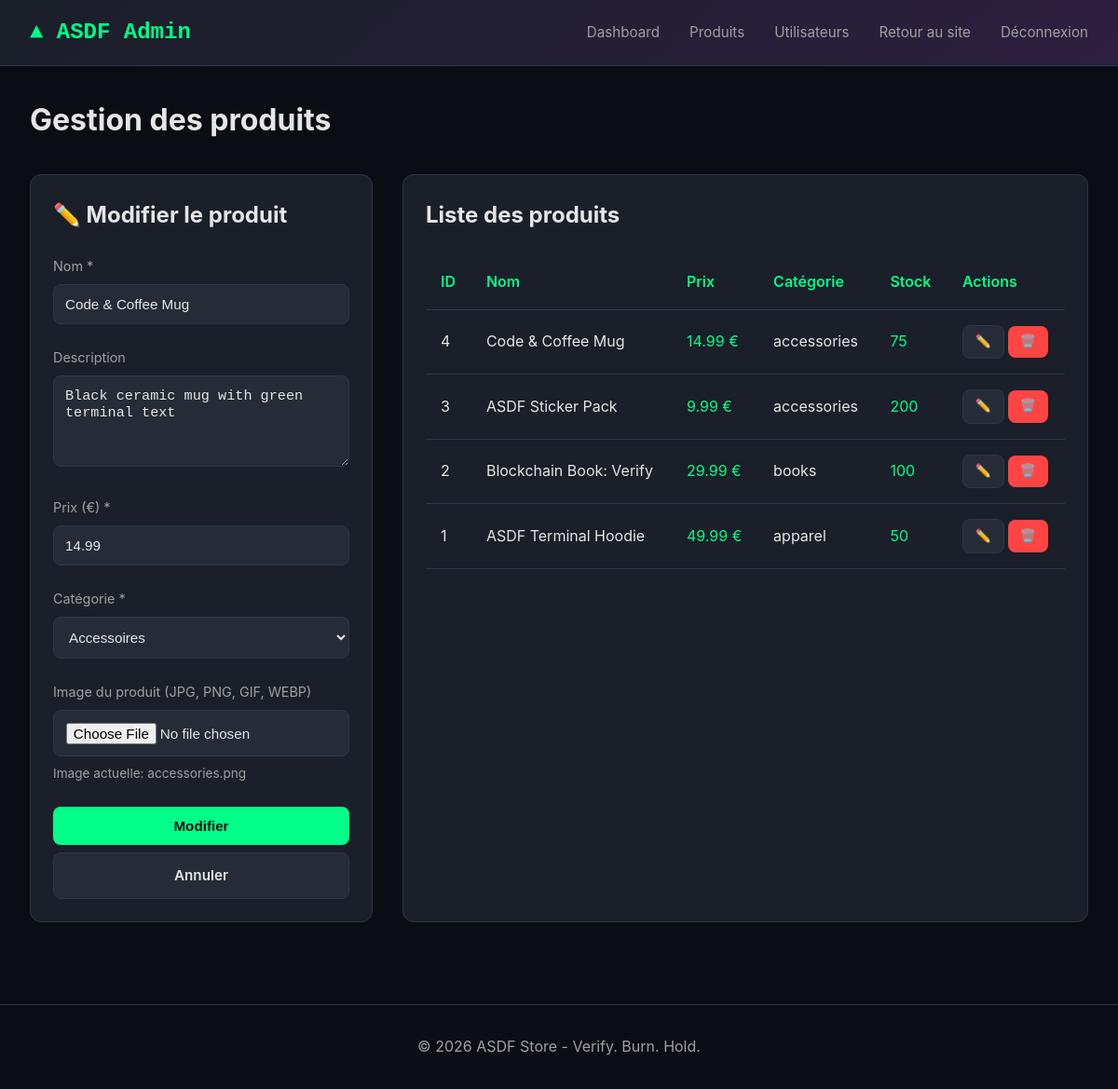
The app's page /admin/products.php?modifier=4 (signed in) with its own data.
### tables this page shows
CREATE TABLE IF NOT EXISTS items (
    id INT AUTO_INCREMENT PRIMARY KEY,
    nom VARCHAR(100) NOT NULL,
    description TEXT,
    prix DECIMAL(10,2) NOT NULL,
    categorie VARCHAR(50) NOT NULL,
    image VARCHAR(255) DEFAULT 'default.png',
    created_at TIMESTAMP DEFAULT CURRENT_TIMESTAMP,
    updated_at TIMESTAMP DEFAULT CURRENT_TIMESTAMP ON UPDATE CURRENT_TIMESTAMP,
    INDEX idx_categorie (categorie)
);

CREATE TABLE IF NOT EXISTS stock (
    id INT AUTO_INCREMENT PRIMARY KEY,
    item_id INT NOT NULL,
    quantite INT NOT NULL DEFAULT 0,
    FOREIGN KEY (item_id) REFERENCES items(id) ON DELETE CASCADE,
    UNIQUE KEY unique_item (item_id)
);

### includes/config.php (called while the page is built, shortened)
<?php
function echapper($str) {
    return htmlspecialchars($str ?? '', ENT_QUOTES, 'UTF-8');
}
function format_prix($prix) {
    return number_format($prix, 2, '.', ',') . ' €';
}

### admin/products.php (the view, shortened to what this page needs)
<?php
require_once '../includes/config.php';
$produit_edit = null;
if (isset($_GET['modifier'])) {
    $id = (int)$_GET['modifier'];
    $stmt = $pdo->prepare("SELECT * FROM items WHERE id = ?");
    $stmt->execute([$id]);
    $produit_edit = $stmt->fetch();
}
include '../includes/header-admin.php';
?>
<h1 style="margin-bottom: 2rem;">Gestion des produits</h1>
<div style="display: grid; grid-template-columns: 1fr 2fr; gap: 2rem;">
    <div class="card">
        <h2 style="margin-bottom: 1.5rem;">
            <?= $produit_edit ? '✏️ Modifier le produit' : '➕ Ajouter un produit' ?>
        </h2>
        <form method="POST" enctype="multipart/form-data">
            <div class="form-group">
                <label>Nom *</label>
                <input type="text" name="nom" value="<?= echapper($produit_edit['nom'] ?? '') ?>" required>
            </div>
            <div class="form-group">
                <label>Description</label>
                <textarea name="description" rows="4"><?= echapper($produit_edit['description'] ?? '') ?></textarea>
            </div>
            <div class="form-group">
                <label>Prix (€) *</label>
                <input type="number" name="prix" step="0.01" value="<?= echapper($produit_edit['prix'] ?? '') ?>" required>
            </div>
            <div class="form-group">
                <label>Catégorie *</label>
                <select name="categorie" required>
                    <option value="accessories" <?= ($produit_edit['categorie'] ?? '') === 'accessories' ? 'selected' : '' ?>>Accessoires</option>
                </select>
            </div>
            <div class="form-group">
                <label>Image du produit (JPG, PNG, GIF, WEBP)</label>
                <input type="file" name="image" accept="image/*" style="width: 100%; padding: 0.8rem; background: var(--bg-tertiary); border: 1px solid var(--border); color: var(--text-primary);">
                <?php if ($produit_edit && $produit_edit['image']): ?>
                    <p style="font-size: 0.85rem; color: var(--text-secondary); margin-top: 0.5rem;">
                        Image actuelle: <?= echapper($produit_edit['image']) ?>
                    </p>
                <?php endif; ?>
            </div>
            <button type="submit" name="<?= $produit_edit ? 'modifier' : 'ajouter' ?>" class="btn btn-primary" style="width: 100%;">
                <?= $produit_edit ? 'Modifier' : 'Ajouter' ?>
            </button>
            <?php if ($produit_edit): ?>
                <a href="products.php" class="btn btn-secondary" style="width: 100%; margin-top: 0.5rem; text-align: center;">
                    Annuler
                </a>
            <?php endif; ?>
        </form>
    </div>
    <div class="card">
        <h2 style="margin-bottom: 1.5rem;">Liste des produits</h2>
        <table>
            <thead>
                <tr>
                    <th>ID</th>
                    <th>Nom</th>
                    <th>Prix</th>
                    <th>Catégorie</th>
                    <th>Stock</th>
                    <th>Actions</th>
                </tr>
            </thead>
            <tbody>
                <?php
                $stmt = $pdo->query("
                    SELECT i.*, s.quantite
                    FROM items i
                    LEFT JOIN stock s ON i.id = s.item_id
                    ORDER BY i.id DESC
                ");
                while ($produit = $stmt->fetch()):
                ?>
                    <tr>
                        <td><?= $produit['id'] ?></td>
                        <td><?= echapper($produit['nom']) ?></td>
                        <td style="color: var(--accent);"><?= format_prix($produit['prix']) ?></td>
                        <td><?= echapper($produit['categorie']) ?></td>
                        <td>
                            <span style="color: <?= $produit['quantite'] > 0 ? 'var(--success)' : 'var(--danger)' ?>;">
                                <?= $produit['quantite'] ?? 0 ?>
                            </span>
                        </td>
                        <td>
                            <a href="products.php?modifier=<?= $produit['id'] ?>" class="btn btn-secondary" style="padding: 0.4rem 0.8rem; font-size: 0.85rem;">
                                ✏️
                            </a>
                            <a href="products.php?supprimer=<?= $produit['id'] ?>"
                               class="btn btn-danger"
                               style="padding: 0.4rem 0.8rem; font-size: 0.85rem;"
                               onclick="return confirm('Supprimer ce produit?')">
                                🗑️
                            </a>
                        </td>
                    </tr>
                <?php endwhile; ?>
            </tbody>
        </table>
    </div>
</div>
<?php include '../includes/footer.php'; ?>

### assets/css/style.css (style rules this page uses)
:root { --bg-primary: #0a0e14; --bg-secondary: #1a1f29; --bg-tertiary: #252c38; --text-primary: #e6e6e6; --text-secondary: #a0a0a0; --accent: #00ff88; --accent-hover: #00cc6a; --border: #2d3748; --danger: #ff4444; --warning: #ffaa00; --success: #00ff88; }
* { margin: 0; padding: 0; box-sizing: border-box; }
body { font-family: -apple-system, BlinkMacSystemFont, 'SF Pro Display', 'Segoe UI', 'Helvetica Neue', Arial, sans-serif; background: var(--bg-primary); color: var(--text-primary); line-height: 1.6; min-height: 100vh; }
.card { background: var(--bg-secondary); border: 1px solid var(--border); border-radius: 12px; padding: 1.5rem; margin-bottom: 1.5rem; }
.btn { padding: 0.75rem 1.5rem; border: none; border-radius: 8px; font-size: 0.95rem; font-weight: 600; cursor: pointer; transition: all 0.2s; text-decoration: none; display: inline-block; }
.btn-primary { background: var(--accent); color: var(--bg-primary); }
.btn-secondary { background: var(--bg-tertiary); color: var(--text-primary); border: 1px solid var(--border); }
.btn-danger { background: var(--danger); color: white; }
.form-group { margin-bottom: 1.5rem; }
label { display: block; margin-bottom: 0.5rem; color: var(--text-secondary); font-size: 0.9rem; }
input, textarea, select { width: 100%; padding: 0.75rem; background: var(--bg-tertiary); border: 1px solid var(--border); border-radius: 8px; color: var(--text-primary); font-size: 0.95rem; }
table { width: 100%; border-collapse: collapse; }
th, td { padding: 1rem; text-align: left; border-bottom: 1px solid var(--border); }
th { color: var(--accent); font-weight: 600; }

### records on screen
items: nom "Code & Coffee Mug", description "Black ceramic mug with green terminal text", prix "14.99", categorie "Accessoires", image "accessories.png"
stock: item "4", item.nom "Code & Coffee Mug", item.prix "14.99 €", item.categorie "accessories", quantite "75"
stock: item "3", item.nom "ASDF Sticker Pack", item.prix "9.99 €", item.categorie "accessories", quantite "200"
stock: item "2", item.nom "Blockchain Book: Verify", item.prix "29.99 €", item.categorie "books", quantite "100"
stock: item "1", item.nom "ASDF Terminal Hoodie", item.prix "49.99 €", item.categorie "apparel", quantite "50"
